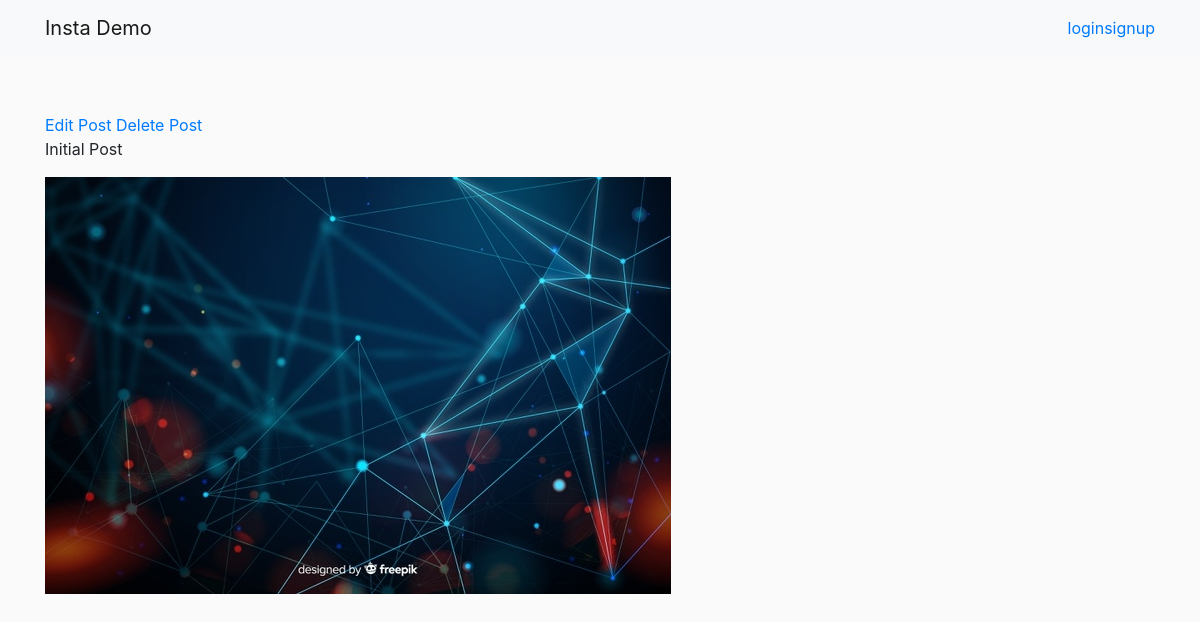
/insta/posts/1/, run on an earlier commit of the app's database.
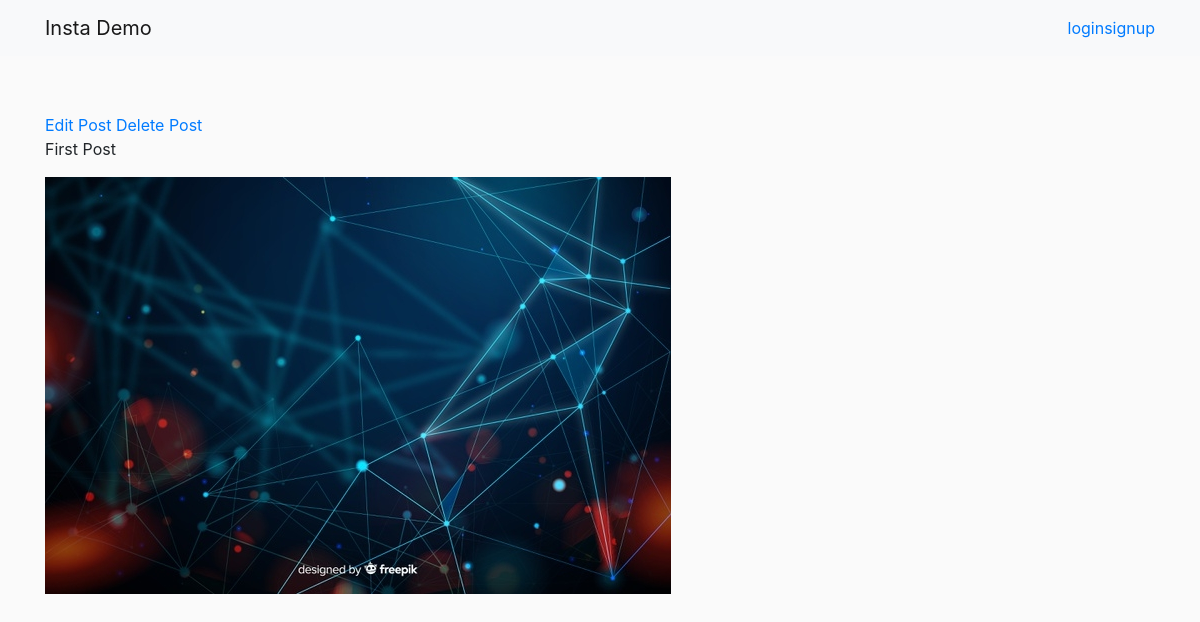
And on a later commit of the database.
### Insta/models.py (models this page shows, shortened)
class Post(models.Model):
  author = models.ForeignKey(InstaUser, on_delete=models.CASCADE, related_name='my_posts')
  title = models.TextField(blank=True, null=True)
  image = ProcessedImageField(
    upload_to='static/images/posts',
    format='JPEG',
    options={'quality':100},
    blank=True,
    null=True
  )

### Insta/views.py (the view)
# urls.py: path('posts/<int:pk>/', PostDetailView.as_view(), name='post_detail'),
class PostDetailView(DetailView):
  model = Post
  template_name = 'post_detail.html'

### templates/post_detail.html
{% extends 'base.html' %}
{% block content %}
<div>
  <a href="{% url 'update_post' object.id %}">Edit Post</a>
  <a href="{% url 'delete_post' object.id %}">Delete Post</a>
</div>
<p>
  {{ object.title }}
</p>
<img src="/{{ object.image }}">
{% endblock content %}

What changed in the data, as far as the page shows it:
changed Post: title "Initial Post" → "First Post"
